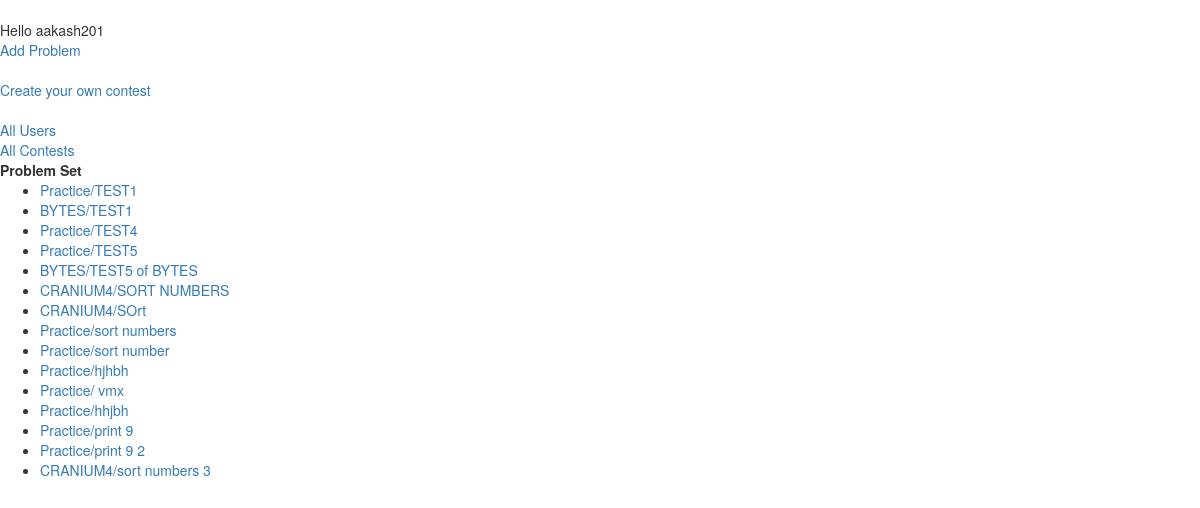
Page /judge/index/ (signed in) on the committed database.
### JudgeSystem/models.py (models this page shows, shortened)
class Problem(models.Model):
	class Meta:
		unique_together = (("p_id", "contest"), )
	name = models.CharField(max_length = 100)
	p_id = models.CharField(max_length = 10)
	statement = models.CharField(max_length = 2000)
	setter = models.ForeignKey(JudgeUser, null = True, related_name = 'SetterOfProblem')
	contest = models.ForeignKey('Contest', null = True, related_name = 'ContestOfProblem')

class Contest(models.Model):
	user_list = models.ManyToManyField(JudgeUser, related_name = 'ContestToUser')
	start_time = models.DateTimeField()
	end_time = models.DateTimeField()
	isActive = models.BooleanField()
	administrator = models.ForeignKey(JudgeUser, related_name = 'admintoContest')
	contest_id = models.CharField(primary_key = True, max_length = 100)
	def __str__(self):
		return str(self.contest_id)

### JudgeSystem/views.py (the view)
def mainView(request):
	if request.method == 'POST':
		username = request.POST['username']
		password = request.POST['password']
		context = {}
		user = authenticate(username = username, password = password)
		if user is not None:
			if user.is_active:
				login(request, user)
				problems = Problem.objects.all()
				context = {
				    'problem' : problems,
				    'user' : user
				}
				return render(request,'index.html',context)
			else:
				return HttpResponseRedirect(reverse('login_page'))
		else:
			return HttpResponseRedirect(reverse('login_page'))
	else:
		user = request.user
		if user.is_authenticated():
			problems = Problem.objects.all()
			context = {
			    'problem' : problems,
			    'user' : user,
			}
			return render(request,'index.html',context)
		else:
			return HttpResponseRedirect(reverse('login_page'))

### JudgeSystem/templates/index.html (shortened to what this page needs)
<html>
<head>
	  <link rel="stylesheet" href="http://maxcdn.bootstrapcdn.com/bootstrap/3.3.6/css/bootstrap.min.css">
	<body>
	    <br>
	    Hello {{user.username}}
	    <br>
	    <a href = "{% url 'add_problem' "Practice" %}">Add Problem</a>
	    <br>
	    <br>
	    <a href = "{% url 'create_contest' %}">Create your own contest</a>
	    <br>
	    <br>
	    <a href = "{% url 'userlist' %}"> All Users </a>
	    <br>
	    <a href = "{% url 'AllContests' %}"> All Contests </a>
	    <br>
	    <strong> Problem Set </strong>
	    <br>
		<ul>
		{% for p in problem %}
		   <li>
		   	<a href = "{% url 'details' p.contest.contest_id p.p_id  %}">{{p.contest}}/{{p.name}}</a>
		   </li>
		{% endfor %}
	    </ul>
   </body>
</head>
</html>

### rows in the picture
Problem: contest "Practice", name "TEST1"
Problem: contest "BYTES", name "TEST1"
Problem: contest "Practice", name "TEST4"
Problem: contest "Practice", name "TEST5"
Problem: contest "BYTES", name "TEST5 of BYTES"
Problem: contest "CRANIUM4", name "SORT NUMBERS"
Problem: contest "CRANIUM4", name "SOrt"
Problem: contest "Practice", name "sort numbers"
Problem: contest "Practice", name "sort number"
Problem: contest "Practice", name "hjhbh"
Problem: contest "Practice", name "vmx"
Problem: contest "Practice", name "hhjbh"
Problem: contest "Practice", name "print 9"
Problem: contest "Practice", name "print 9 2"
Problem: contest "CRANIUM4", name "sort numbers 3"

### other values in the picture
{{ user.username }} "aakash201"
